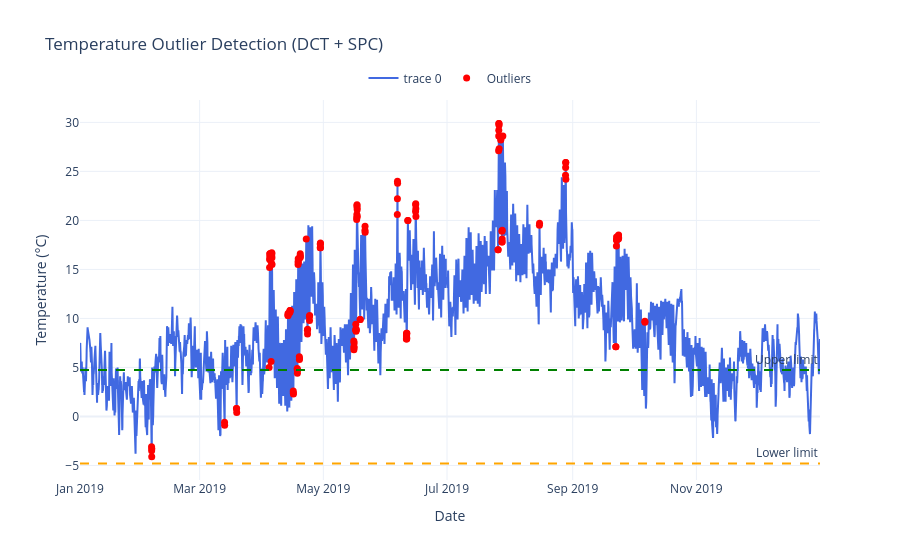

Write notebook code for a chart like this one.
### Markdown cell above
### Testing it with visualization

### Code cell
results = plot_temperature_outliers(df_bergen_2019, cutoff_freq=0.02, n_std=3)
results

### Figure 1 — Plotly figure (JSON) as saved in the notebook; plotly's stock layout.template omitted (floating-point values rounded to 4 significant figures; data arrays with more than 128 entries replaced by an {"elided": "..."} marker saying what was removed)
{"data": [{"line": {"color": "royalblue"}, "mode": "lines", "type": "scatter", "x": {"elided": "8760 str values"}, "y": {"elided": "8760 float values"}}, {"hovertemplate": "<b>%{x}</b><br>Temp: %{y:.2f}°C", "marker": {"color": "red", "size": 7, "symbol": "circle"}, "mode": "markers", "name": "Outliers", "type": "scatter", "x": {"elided": "138 str values"}, "y": {"elided": "138 float values"}}], "layout": {"annotations": [{"showarrow": false, "text": "Upper limit", "x": 1, "xanchor": "right", "xref": "x domain", "y": 4.727, "yanchor": "bottom", "yref": "y"}, {"showarrow": false, "text": "Lower limit", "x": 1, "xanchor": "right", "xref": "x domain", "y": -4.79, "yanchor": "bottom", "yref": "y"}], "hovermode": "x unified", "legend": {"orientation": "h", "x": 0.5, "xanchor": "center", "y": 1.02, "yanchor": "bottom"}, "shapes": [{"line": {"color": "green", "dash": "dash"}, "type": "line", "x0": 0, "x1": 1, "xref": "x domain", "y0": 4.727, "y1": 4.727, "yref": "y"}, {"line": {"color": "orange", "dash": "dash"}, "type": "line", "x0": 0, "x1": 1, "xref": "x domain", "y0": -4.79, "y1": -4.79, "yref": "y"}], "title": {"text": "Temperature Outlier Detection (DCT + SPC)"}, "xaxis": {"title": {"text": "Date"}}, "yaxis": {"title": {"text": "Temperature (°C)"}}}}
